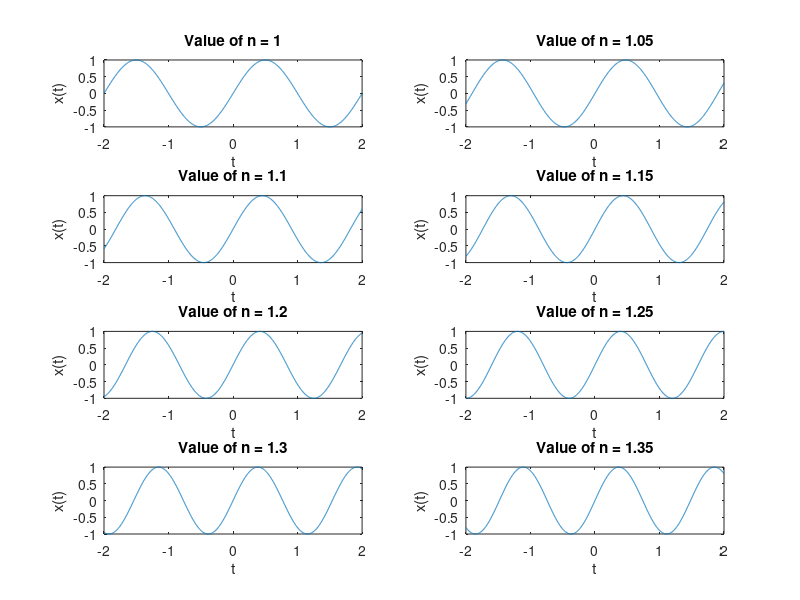

Source code (MATLAB):

t = [-2:0.002:2];
n = 1;

for loop = 1:8
    x = sin(n * pi * t);
    subplot(4, 2, loop), plot(t, x);
    xlabel('t');
    ylabel('x(t)');
    title(['Value of n = ' num2str(n)])
    n = n + 0.05;
end
